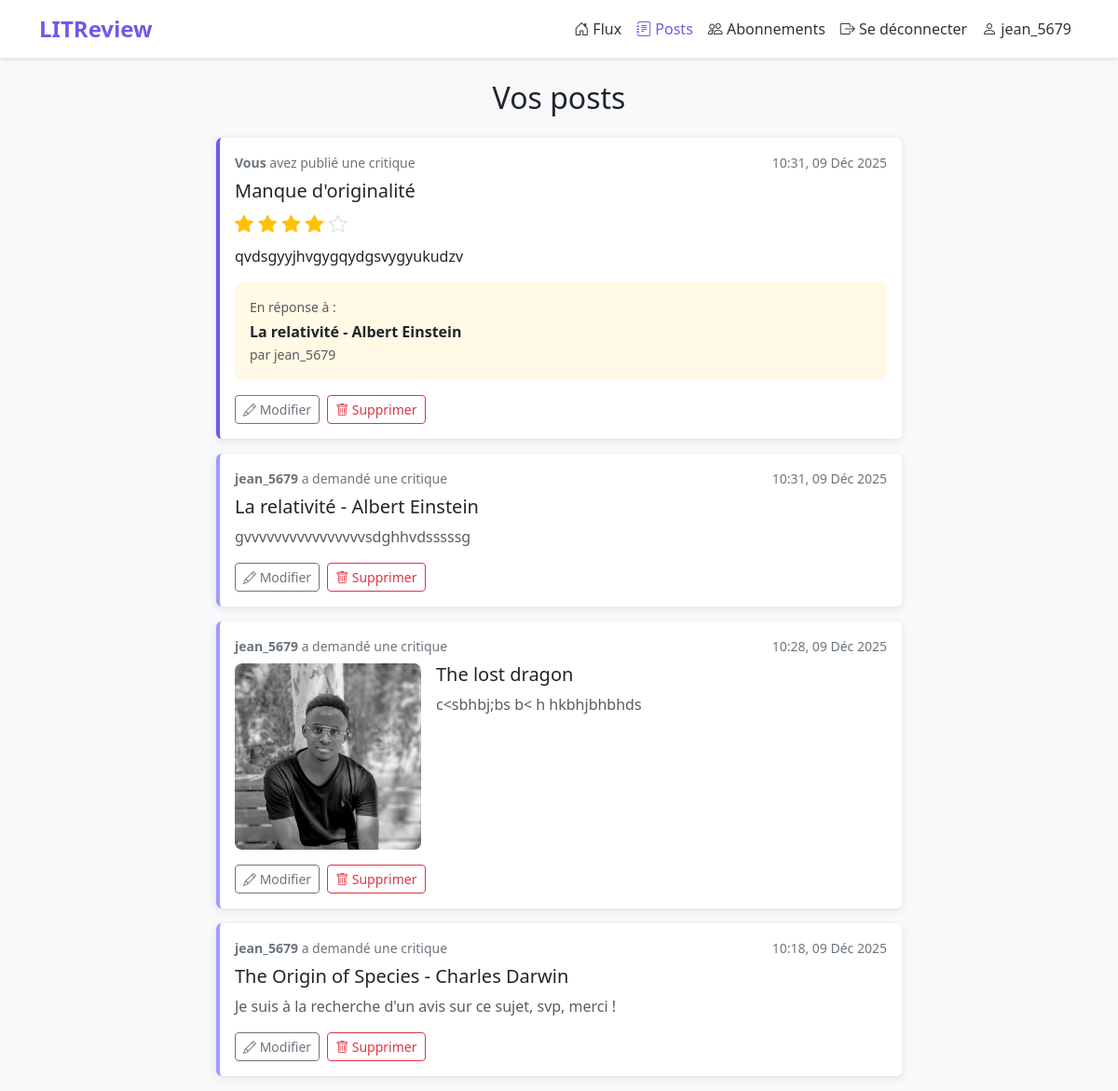
The page /posts/ (signed in) on the database its author committed.
### reviews/models.py (models this page shows, shortened)
class Review(models.Model):
    ticket = models.ForeignKey(to=Ticket, on_delete=models.CASCADE)
    rating = models.PositiveSmallIntegerField(
        validators=[MinValueValidator(0), MaxValueValidator(5)]
    )
    headline = models.CharField(max_length=128)
    body = models.CharField(max_length=8192, blank=True)
    user = models.ForeignKey(
        to=settings.AUTH_USER_MODEL,
        on_delete=models.CASCADE
    )
    time_created = models.DateTimeField(auto_now_add=True)

class Ticket(models.Model):
    title = models.CharField(max_length=128)
    description = models.TextField(max_length=2048, blank=True)
    user = models.ForeignKey(
        to=settings.AUTH_USER_MODEL,
        on_delete=models.CASCADE
    )
    image = models.ImageField(null=True, blank=True)
    time_created = models.DateTimeField(auto_now_add=True)

### reviews/views.py (the view)
# urls.py: path('posts/', views.posts, name='posts'),
@login_required
def posts(request):
    tickets = Ticket.objects.filter(user=request.user).annotate(
        content_type=Value('TICKET', CharField())
    )
    reviews = Review.objects.filter(user=request.user).annotate(
        content_type=Value('REVIEW', CharField())
    )
    posts_list = sorted(
        chain(reviews, tickets),
        key=lambda post: post.time_created,
        reverse=True
    )
    paginator = Paginator(posts_list, 10)
    page_number = request.GET.get('page')
    page_obj = paginator.get_page(page_number)
    return render(request, 'reviews/posts.html', {'page_obj': page_obj})

### reviews/templates/reviews/posts.html (shortened to what this page needs)
{% extends 'base.html' %}
{% block content %}
<div class="row justify-content-center">
    <div class="col-lg-8">
        <h2 class="mb-4 text-center">Vos posts</h2>
        {% if page_obj %}
            {% for post in page_obj %}
                {% if post.content_type == 'TICKET' %}
                    {% with ticket=post show_actions=True %}
                        {% include 'reviews/snippets/ticket_snippet.html' %}
                    {% endwith %}
                {% elif post.content_type == 'REVIEW' %}
                    {% with review=post show_actions=True %}
                        {% include 'reviews/snippets/review_snippet.html' %}
                    {% endwith %}
                {% endif %}
            {% endfor %}
        {% endif %}
    </div>
</div>
{% endblock %}

### templates/base.html (shortened to what this page needs)
<!DOCTYPE html>
<html lang="fr">
<head>
    <link href="https://cdn.jsdelivr.net/npm/bootstrap@5.3.2/dist/css/bootstrap.min.css" rel="stylesheet">
    <link rel="stylesheet" href="https://cdn.jsdelivr.net/npm/bootstrap-icons@1.11.1/font/bootstrap-icons.css">
</head>
<body>
    {% if user.is_authenticated %}
    <nav class="navbar navbar-expand-lg navbar-light mb-4">
        <div class="container">
            <a class="navbar-brand" href="{% url 'feed' %}">LITReview</a>
            <div class="collapse navbar-collapse" id="navbarNav">
                <ul class="navbar-nav ms-auto">
                    <li class="nav-item">
                        <a class="nav-link {% if request.resolver_match.url_name == 'feed' %}active{% endif %}" href="{% url 'feed' %}">
                            <i class="bi bi-house-door"></i> Flux
                        </a>
                    </li>
                    <li class="nav-item">
                        <a class="nav-link {% if request.resolver_match.url_name == 'posts' %}active{% endif %}" href="{% url 'posts' %}">
                            <i class="bi bi-journal-text"></i> Posts
                        </a>
                    </li>
                    <li class="nav-item">
                        <a class="nav-link {% if request.resolver_match.url_name == 'subscriptions' %}active{% endif %}" href="{% url 'subscriptions' %}">
                            <i class="bi bi-people"></i> Abonnements
                        </a>
                    </li>
                    <li class="nav-item">
                        <a class="nav-link" href="{% url 'logout' %}">
                            <i class="bi bi-box-arrow-right"></i> Se déconnecter
                        </a>
                    </li>
                    <li class="nav-item">
                        <span class="nav-link" >
                            <i class="bi bi-person"></i> {{ user.username }}
                        </span>
                    </li>
                </ul>
            </div>
        </div>
    </nav>
    {% endif %}
    <main class="container">
        {% block content %}{% endblock %}
    </main>
</body>
</html>

### reviews/templates/reviews/snippets/review_snippet.html (shortened to what this page needs)
<div class="card card-review">
    <div class="card-body">
        <div class="d-flex justify-content-between align-items-start mb-2">
            <span class="post-meta">
                {% if review.user == request.user %}
                <strong>Vous</strong> avez publié une critique
                {% else %}
                <strong>{{ review.user.username }}</strong> a publié une critique
                {% endif %}
            </span>
            <span class="timestamp">{{ review.time_created|date:"H:i, d M Y" }}</span>
        </div>
        <h5 class="card-title">{{ review.headline }}</h5>
        <div class="rating mb-2">
            {% for i in "12345" %}
                {% if forloop.counter <= review.rating %}
                <i class="bi bi-star-fill"></i>
                {% else %}
                <i class="bi bi-star empty"></i>
                {% endif %}
            {% endfor %}
        </div>
        {% if review.body %}
        <p class="card-text">{{ review.body }}</p>
        {% endif %}
        <div class="ticket-header mt-3">
            <small class="text-muted d-block mb-1">En réponse à :</small>
            <div class="d-flex">
                <div>
                    <strong>{{ review.ticket.title }}</strong>
                    <br>
                    <small class="text-muted">par {{ review.ticket.user.username }}</small>
                </div>
            </div>
        </div>
        {% if show_actions and review.user == request.user %}
        <div class="mt-3 d-flex gap-2">
            <a href="{% url 'edit_review' review.id %}" class="btn btn-sm btn-outline-secondary">
                <i class="bi bi-pencil"></i> Modifier
            </a>
            <a href="{% url 'delete_review' review.id %}" class="btn btn-sm btn-outline-danger">
                <i class="bi bi-trash"></i> Supprimer
            </a>
        </div>
        {% endif %}
    </div>
</div>

### reviews/templates/reviews/snippets/ticket_snippet.html (shortened to what this page needs)
<div class="card card-ticket">
    <div class="card-body">
        <div class="d-flex justify-content-between align-items-start mb-2">
            <span class="post-meta">
                <strong>{{ ticket.user.username }}</strong> a demandé une critique
            </span>
            <span class="timestamp">{{ ticket.time_created|date:"H:i, d M Y" }}</span>
        </div>
        <div class="d-flex">
            {% if ticket.image %}
            <div class="me-3">
                <img src="{{ ticket.image.url }}" alt="{{ ticket.title }}" class="ticket-image">
            </div>
            {% endif %}
            <div class="flex-grow-1">
                <h5 class="card-title">{{ ticket.title }}</h5>
                {% if ticket.description %}
                <p class="card-text text-muted">{{ ticket.description }}</p>
                {% endif %}
            </div>
        </div>
        {% if show_actions and ticket.user == request.user %}
        <div class="mt-3 d-flex gap-2">
            <a href="{% url 'edit_ticket' ticket.id %}" class="btn btn-sm btn-outline-secondary">
                <i class="bi bi-pencil"></i> Modifier
            </a>
            <a href="{% url 'delete_ticket' ticket.id %}" class="btn btn-sm btn-outline-danger">
                <i class="bi bi-trash"></i> Supprimer
            </a>
        </div>
        {% endif %}
    </div>
</div>

### templates/base.html (style rules this page uses)
:root { --primary-color: #6c5ce7; --secondary-color: #a29bfe; }
body { background-color: #f8f9fa; min-height: 100vh; }
.navbar { background-color: white; box-shadow: 0 2px 4px rgba(0,0,0,0.1); }
.navbar-brand { font-weight: bold; color: var(--primary-color) !important; font-size: 1.5rem; }
.nav-link { color: #333 !important; font-weight: 500; }
.nav-link:hover, .nav-link.active { color: var(--primary-color) !important; }
.card { border: none; box-shadow: 0 2px 8px rgba(0,0,0,0.1); margin-bottom: 1rem; }
.card-ticket { border-left: 4px solid var(--secondary-color); }
.card-review { border-left: 4px solid var(--primary-color); }
.ticket-header { background-color: #fff9e6; padding: 1rem; border-radius: 0.5rem; margin-bottom: 1rem; }
.rating { color: #ffc107; font-size: 1.25rem; }
.rating .empty { color: #dee2e6; }
.timestamp { color: #6c757d; font-size: 0.875rem; }
.post-meta { font-size: 0.875rem; color: #6c757d; }
.ticket-image { max-width: 200px; max-height: 250px; object-fit: cover; border-radius: 0.5rem; }

### rows shown on the page
Review: shows "Vous", time_created "10:31, 09 Déc 2025", headline "Manque d'originalité", rating 4 (drawn), body "qvdsgyyjhvgygqydgsvygyukudzv", ticket "La relativité - Albert Einstein", ticket.user.username "jean_5679", shows "Modifier"
Ticket: user.username "jean_5679", time_created "10:31, 09 Déc 2025", title "La relativité - Albert Einstein", description "gvvvvvvvvvvvvvvvvsdghhvdsssssg", shows "Modifier"
Ticket: user.username "jean_5679", time_created "10:28, 09 Déc 2025", image (picture), title "The lost dragon", description "c<sbhbj;bs b< h hkbhjbhbhds", shows "Modifier"
Ticket: user.username "jean_5679", time_created "10:18, 09 Déc 2025", title "The Origin of Species - Charles Darwin", description "Je suis à la recherche d'un avis sur ce sujet, svp, merci !", shows "Modifier"

### other values the page prints
{{ user.username }} "jean_5679"
